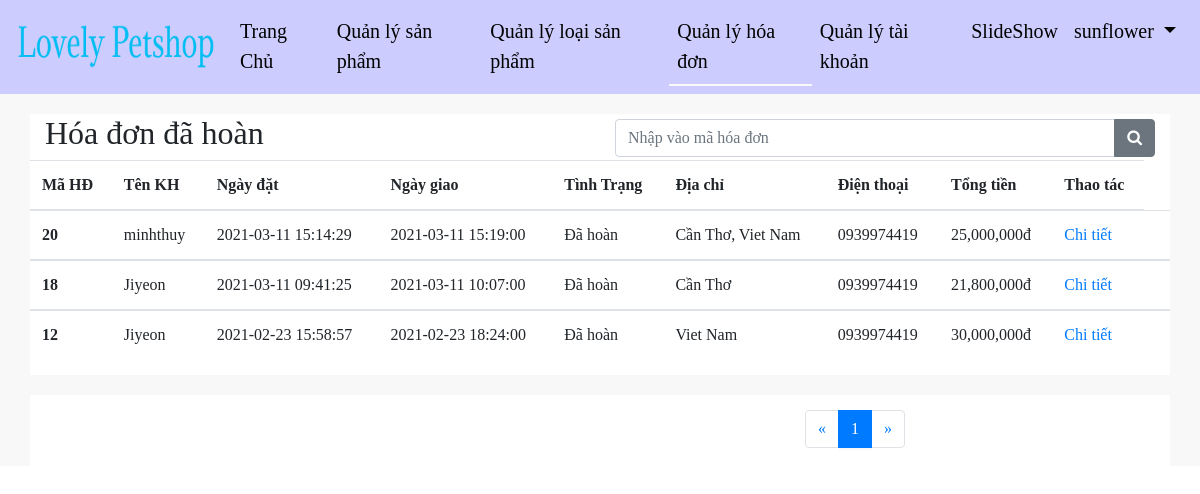
The page /application/LovePets/displayBillComplete.php (signed in) on the database its author committed.
### tables this page shows
CREATE TABLE `orderproduct` (
  `OrderId` int(11) NOT NULL,
  `OrderDate` datetime NOT NULL DEFAULT current_timestamp(),
  `DateDelivery` datetime NOT NULL,
  `Status` varchar(200) NOT NULL,
  `AddressReceive` text NOT NULL,
  `NameLogin` varchar(200) NOT NULL,
  `Phone` varchar(200) NOT NULL,
  `Email` varchar(200) NOT NULL,
  `PayForm` varchar(200) NOT NULL,
  `totalMoney` decimal(12,2) NOT NULL
);

### application/LovePets/displayBillComplete.php (the view, shortened to what this page needs)
<!DOCTYPE html>
<html>
    <head>
        <link rel="stylesheet" href="https://maxcdn.bootstrapcdn.com/bootstrap/4.4.1/css/bootstrap.min.css">
        <link rel="stylesheet" href="https://cdnjs.cloudflare.com/ajax/libs/font-awesome/4.7.0/css/font-awesome.min.css">
        <link rel="stylesheet" href="https://cdnjs.cloudflare.com/ajax/libs/font-awesome/4.7.0/css/font-awesome.min.css">
    </head>
    <body style="font-family: serif">
        <?php
        include 'connection.php';
        $record_per_page = 8;
        $page = '';
        if (isset($_GET['page'])) {
            $page = $_GET['page'];
        } else {
            $page = 1;
        }
        ?>
        <?php include 'menuAdmin.php'; ?>
        <div style="background-color:rgb(248,248,248);">
            <form method="post" style="padding-top:20px; padding-bottom: 20px">
                <div class="container" style="background-color:white;">
                    <div class="row">
                        <div class="col-md-6">
                            <h2>Hóa đơn đã hoàn</h2>
                        </div>
                        <div class="col-md-6">
                            <form class="form-inline" action="" method="POST">
                                <div class="input-group" id="input-group"  style="padding-top:5px;padding-bottom: 2px">
                                    <input type="text" class="form-control" name="id" oninvalid="this.setCustomValidity('Vui lòng nhập vào mã hóa đơn!')"
                                           oninput="setCustomValidity('')" required placeholder="Nhập vào mã hóa đơn" style="width:500px;">
                                    <div class="input-group-append">
                                        <button class="btn btn-secondary"  name="submit" >
                                            <i class="fa fa-search"></i>
                                        </button>
                                    </div>
                                </div>
                            </form>
                        </div>
                    </div>
                        <div class="row">
                            <table class="table table-hover">
                                <thead>
                                    <tr>
                                        <th scope="col">Mã HĐ</th>
                                        <th scope="col">Tên KH</th>
                                        <th scope="col">Ngày đặt</th>
                                        <th scope="col">Ngày giao</th>
                                        <th scope="col">Tình Trạng</th>
                                        <th scope="col">Địa chỉ</th>
                                        <th scope="col">Điện thoại</th>
                                        <th scope="col">Tổng tiền</th>
                                        <th scope="col">Thao tác</th>
                                    </tr>
                                </thead>
                                <?php
                                include 'connection.php';
                                $start_from = ($page - 1) * $record_per_page;
                                $sql = "select * from orderproduct where  Status='Đã hoàn'  order by OrderId DESC LIMIT $start_from,$record_per_page";
                                $result1 = $conn->query($sql);
                                if ($result1->num_rows > 0) {
                                    while ($row = $result1->fetch_array()) {
                                        $id = $row['OrderId'];
                                        $price = $row['totalMoney'];
                                        ?>
                                        <tbody>
                                            <tr>
                                                <th scope="row"><?php echo $row['OrderId']; ?></th>
                                                <td>  <?php echo $row['NameLogin']; ?></td>
                                                <td><?php echo $row['OrderDate']; ?></td>
                                                <td><?php echo $row['DateDelivery']; ?></td>
                                                <td><?php echo $row['Status']; ?></td>
                                                <td><?php echo $row['AddressReceive']; ?></td>
                                                <td><?php echo $row['Phone']; ?></td>
                                                <td> <?php echo number_format($price) . "đ"; ?></td>
                                                <td>
                                                    <a  style="text-decoration: none" href="orderdetailBill.php?orderid=<?php echo $id; ?>">Chi tiết</a>
                                                </td>
                                                <td style="text-decoration: none">
                                                </td>
                                            </tr>
                                        </tbody>
                                        <?php
                                    }
                                } else {
                                    echo $conn->error;
                                }
                                ?>
                            </table>
                        </div>
                    </div>
                    <div class="container" style="background-color:white;">
                        <div class="row" style="padding-top: 15px ">
                            <div class="col-md-8">
                            </div>
                            <div class="col-md-4">
                                <nav aria-label="Page navigation example">
                                    <ul class="pagination">
                                        <?php
                                        $page_query = "select * from orderproduct where  Status='Đã hoàn'  order by OrderId DESC";
                                        $page_result = $conn->query($page_query);
                                        $total_records = $page_result->num_rows;
                                        $total_page = ceil($total_records / $record_per_page);
                                        ?>
                                        <li class="page-item">
                                            <a class="page-link" href="displayBillComplete.php?page=<?php
                                            if ($page == 1) {
                                                echo 1;
                                            } else {
                                                echo ($page - 1);
                                            }
                                            ?>" aria-label="Previous">
                                                <span aria-hidden="true">&laquo;</span>
                                            </a>
                                        </li>
                                        <?php
                                        for ($i = 1; $i <= $total_page; $i++) {
                                            ?>
                                            <li class="page-item <?php
                                            if ($page == $i) {
                                                echo "active";
                                            }
                                            ?>"><a class="page-link " href="displayBillComplete.php?page=<?php echo $i; ?>"><?php echo $i; ?></a></li>
                                            <?php } ?>
                                        <li class="page-item">
                                            <a class="page-link" href="displayBillComplete.php?page=<?php echo ($page + 1); ?>" aria-label="Next">
                                                <span aria-hidden="true">&raquo;</span>
                                            </a>
                                        </li>
                                    </ul>
                                </nav>
                            </div>
                        </div>
                    </div>
            </div>
</body>
</html>

### application/LovePets/css/styleheader.css (style rules this page uses)
.active { border-bottom: 2px solid rgb(248,248,248); }
.form-control { font-family: serif; float: right ; }

### rows shown on the page
orderproduct: OrderId "20", NameLogin "minhthuy", OrderDate "2021-03-11 15:14:29", DateDelivery "2021-03-11 15:19:00", Status "Đã hoàn", AddressReceive "Cần Thơ, Viet Nam", Phone "0939974419", totalMoney "25,000,000"
orderproduct: OrderId "18", NameLogin "Jiyeon", OrderDate "2021-03-11 09:41:25", DateDelivery "2021-03-11 10:07:00", Status "Đã hoàn", AddressReceive "Cần Thơ", Phone "0939974419", totalMoney "21,800,000"
orderproduct: OrderId "12", NameLogin "Jiyeon", OrderDate "2021-02-23 15:58:57", DateDelivery "2021-02-23 18:24:00", Status "Đã hoàn", AddressReceive "Viet Nam", Phone "0939974419", totalMoney "30,000,000"

### other values the page prints
$_SESSION['NameLogin'] "sunflower"
